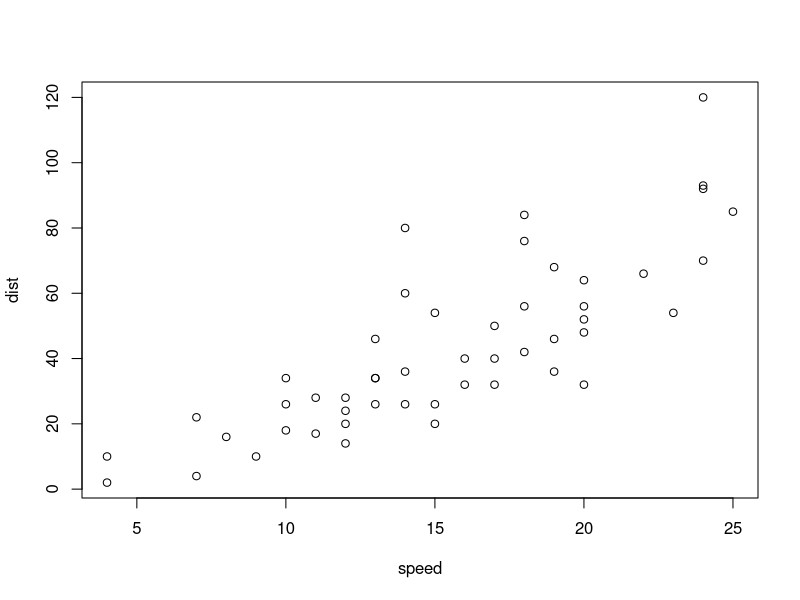
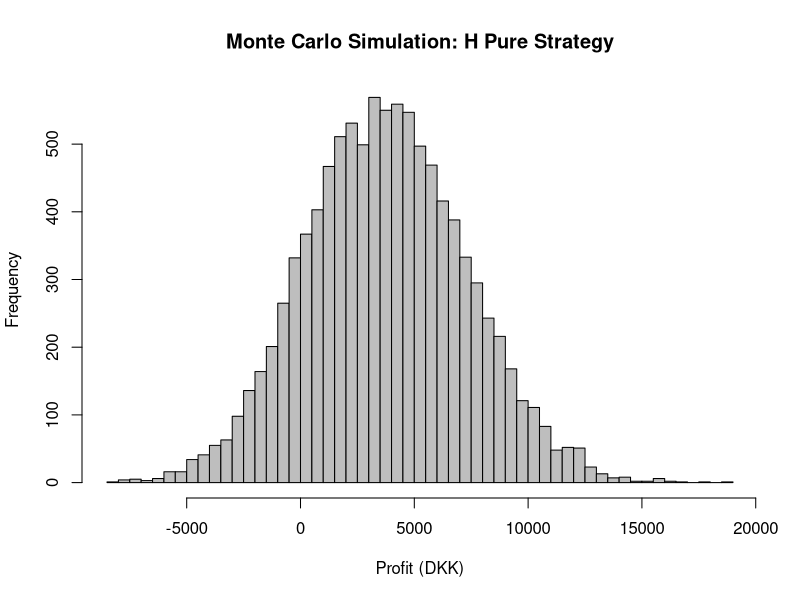
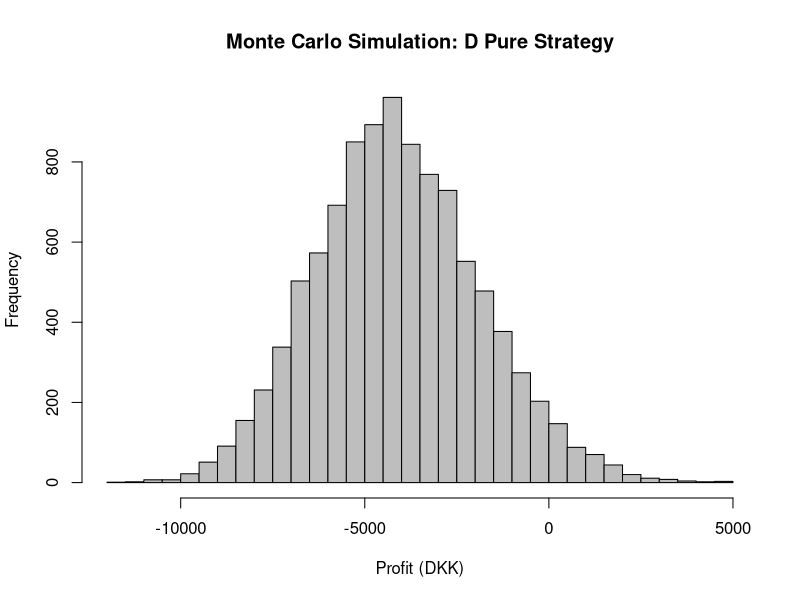
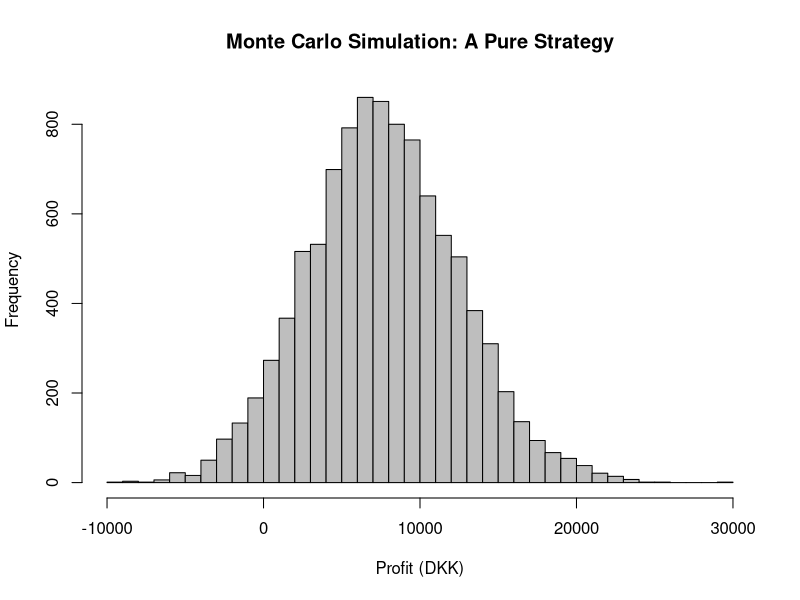
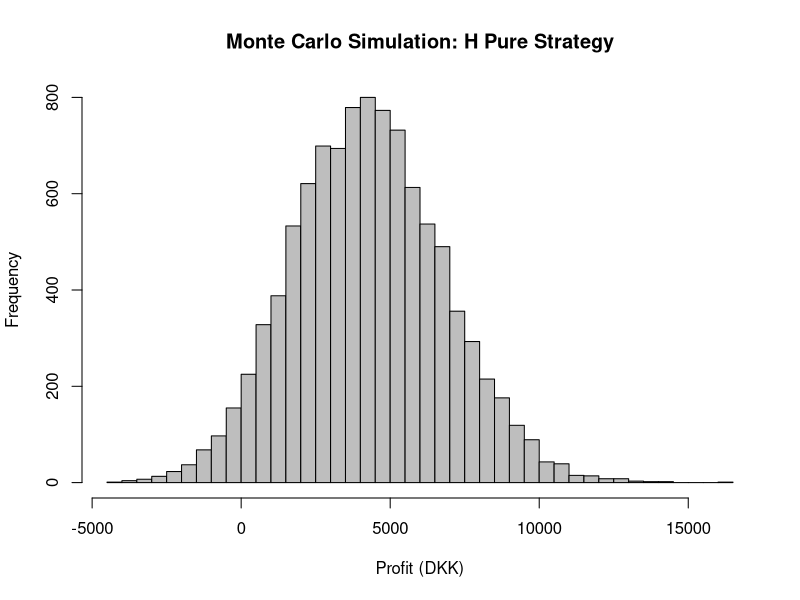
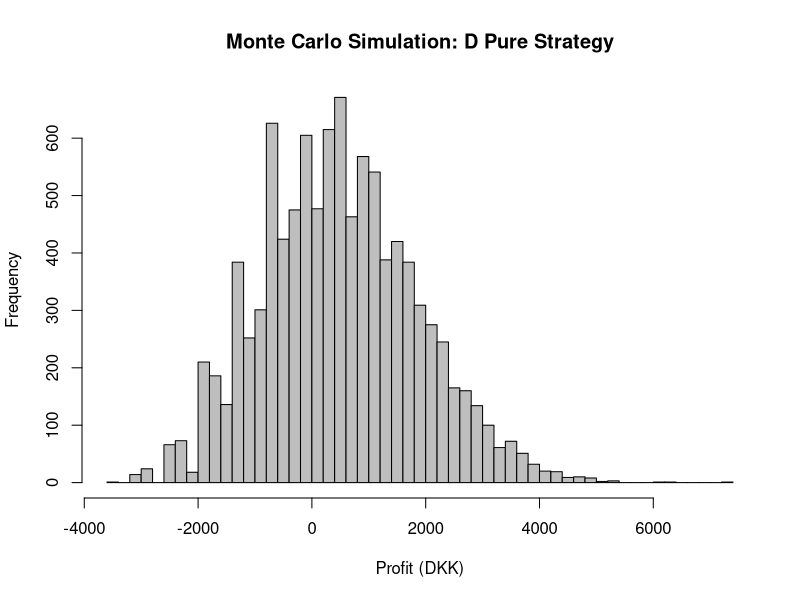
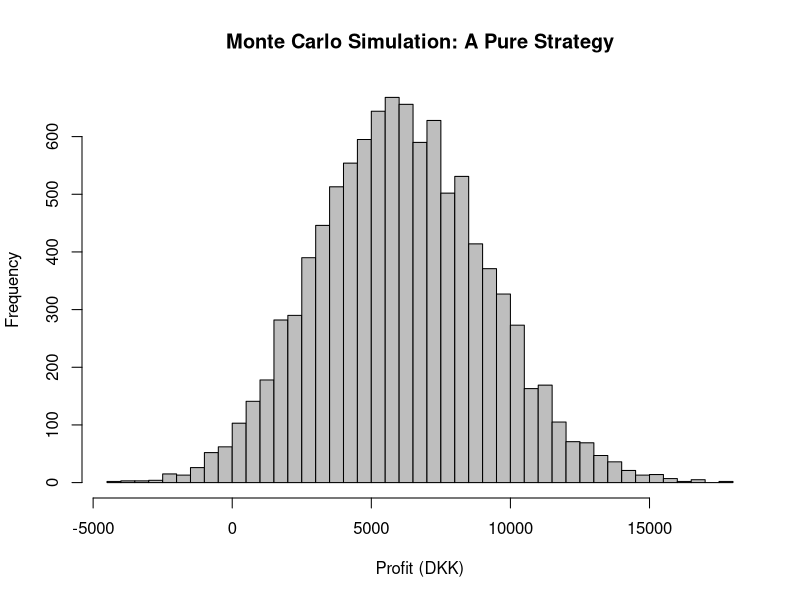
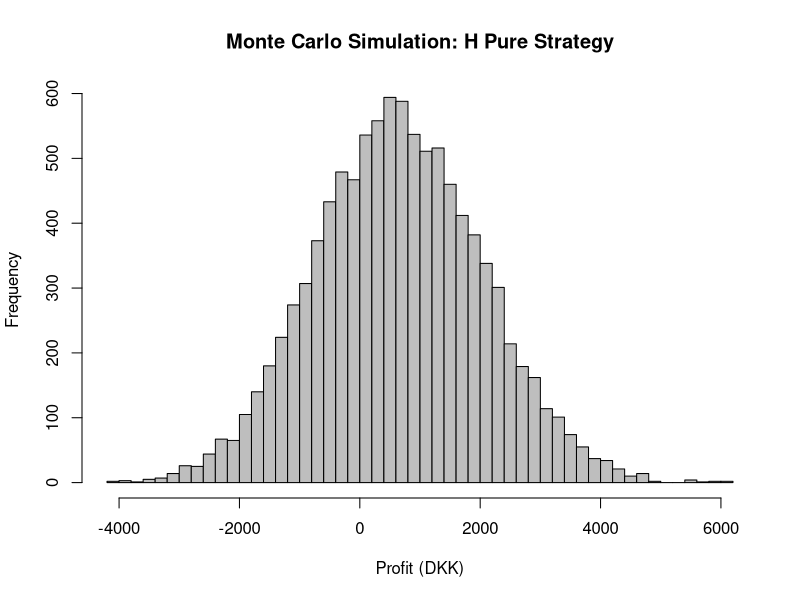

Recreate these plots in R, in order. (Note: a time limit stopped this script after it produced the figures.)
## ---- chunk 1
plot(cars)
## ---- chunk 2
# Indlæs biblioteker
library(boot)
library(tidyverse)
library(readxl)
library(stats)
## ---- chunk 3
#Indlæs alle dataframes
SR <- read_excel("SoftmaxRegressionResultsUnfiltered.xlsx")
KNN <- read_excel("KNNResultsUnfiltered.xlsx")
RF <- read_excel("RandomForestResultsUnfiltered.xlsx")
KNN_RF <- read_excel("KNN_RF_ResultsUnfiltered.xlsx")
CB <- read_excel("CatBoostResultsUnfiltered.xlsx")
LGBM <- read_excel("LightGBMResultsUnfiltered.xlsx")
XGB <- read_excel("XGBoostResultsUnfiltered.xlsx")
GE <- read_excel("GradientEnsembleResultsUnfiltered.xlsx")
NN <- read_excel("NeuralNetworkOutliersResultsUnfiltered.xlsx")
## ---- chunk 4
# Monte Carlo-simulering af pure strategy med korrekt sampling af vindere og tabere
monte_carlo_simulation <- function(df, result_char, pred_col, true_col, diff_col, 
                                   result_col, threshold = 5, bet_amount = 100, 
                                   simulations = 10000) {
  # Filtrer kampene, hvor forskellen overstiger threshold
  df <- df[df[[diff_col]] >= threshold, ]
  
  # Hvis ingen kampe opfylder threshold, afslut
  if (nrow(df) == 0) {
    cat("\nIngen kampe opfylder threshold =", threshold, "\n")
    return(NULL)
  }
  
  # Beregn odds som den inverse af bookmakernes sandsynlighed
  df$odds <- 1 / df[[true_col]]
  
  # Vektor til at gemme profitten fra hver simulation
  profits <- numeric(simulations)
  
  # Monte Carlo-simulering
  for (i in 1:simulations) {
    # Random sampling med tilbagelægning
    sampled_df <- df[sample(nrow(df), replace = TRUE), ]
    
    # Beregn profit for hver kamp
    sampled_df$profit <- ifelse(sampled_df[[result_col]] == result_char, 
                                (sampled_df$odds * bet_amount) - bet_amount, 
                                -bet_amount)
    
    # Summer profitten fra alle kampe i denne simulation
    profits[i] <- sum(sampled_df$profit)
  }
  
  # Plot histogram over profitfordelingen
  hist(profits, breaks = 50, main = paste("Monte Carlo Simulation:", result_char, "Pure Strategy"),
       xlab = "Profit (DKK)", col = "gray", border = "black")
  
  # Output af resultater
  cat("\nResultat:", result_char, "\n")
  cat("Threshold:", threshold, "\n")
  cat("Antal kampe opfylder threshold:", nrow(df), "\n")
  cat("Gennemsnitlig profit pr. simulation:", mean(profits), "DKK\n")
  cat("Median profit pr. simulation:", median(profits), "DKK\n")
  cat("Varians af profit pr. simulation:", var(profits), "DKK²\n")  
  cat("Andel af simulationer med overskud:", mean(profits > 0) * 100, "%\n")
}

# Monte Carlo-simulering af pure strategy med 2 thresholds
monte_carlo_simulation2 <- function(df, result_char, pred_col, true_col, diff_col, 
                                   result_col, lower_threshold = 5, upper_threshold = 20, 
                                   bet_amount = 100, simulations = 10000) {
  # Filtrer kampene, hvor forskellen ligger mellem de to thresholds
  df <- df[df[[diff_col]] >= lower_threshold & df[[diff_col]] <= upper_threshold, ]
  
  # Hvis ingen kampe opfylder thresholds, afslut
  if (nrow(df) == 0) {
    cat("\nIngen kampe opfylder thresholds mellem", lower_threshold, "og", upper_threshold, "\n")
    return(NULL)
  }
  
  # Beregn odds som den inverse af bookmakernes sandsynlighed
  df$odds <- 1 / df[[true_col]]
  
  # Vektor til at gemme profitten fra hver simulation
  profits <- numeric(simulations)
  
  # Monte Carlo-simulering
  for (i in 1:simulations) {
    # Random sampling med tilbagelægning
    sampled_df <- df[sample(nrow(df), replace = TRUE), ]
    
    # Beregn profit for hver kamp
    sampled_df$profit <- ifelse(sampled_df[[result_col]] == result_char, 
                                (sampled_df$odds * bet_amount) - bet_amount, 
                                -bet_amount)
    
    # Summer profitten fra alle kampe i denne simulation
    profits[i] <- sum(sampled_df$profit)
  }
  
  # Plot histogram over profitfordelingen
  hist(profits, breaks = 50, main = paste("Monte Carlo Simulation:", result_char, 
                                           "\nThresholds mellem", lower_threshold, "og", upper_threshold),
       xlab = "Profit (DKK)", col = "gray", border = "black")
  
  # Output af resultater
  cat("\nResultat:", result_char, "\n")
  cat("Thresholds mellem", lower_threshold, "og", upper_threshold, "\n")
  cat("Antal kampe opfylder thresholds:", nrow(df), "\n")
  cat("Gennemsnitlig profit pr. simulation:", mean(profits), "DKK\n")
  cat("Median profit pr. simulation:", median(profits), "DKK\n")
  cat("Varians af profit pr. simulation:", var(profits), "DKK²\n")  
  cat("Andel af simulationer med overskud:", mean(profits > 0) * 100, "%\n")
}

## ---- chunk 5
# 🔥 Hjemmesejr (H)
monte_carlo_simulation(df = NN, result_char = "H", 
                       pred_col = "YpredH", true_col = "YtrueH", 
                       diff_col = "DiffH", result_col = "FTR", 
                       threshold = 0.025, bet_amount = 100, simulations = 10000)
# 🤝 Uafgjort (D)
monte_carlo_simulation(df = NN, result_char = "D", 
                       pred_col = "YpredD", true_col = "YtrueD", 
                       diff_col = "DiffD", result_col = "FTR", 
                       threshold = 0.025, bet_amount = 100, simulations = 10000)
# 🚌 Udebanesejr (A)
monte_carlo_simulation(df = NN, result_char = "A", 
                       pred_col = "YpredA", true_col = "YtrueA", 
                       diff_col = "DiffA", result_col = "FTR", 
                       threshold = 0.025, bet_amount = 100, simulations = 10000)


# 🔥 Hjemmesejr (H)
monte_carlo_simulation(df = NN, result_char = "H", 
                       pred_col = "YpredH", true_col = "YtrueH", 
                       diff_col = "DiffH", result_col = "FTR", 
                       threshold = 0.05, bet_amount = 100, simulations = 10000)
# 🤝 Uafgjort (D)
monte_carlo_simulation(df = NN, result_char = "D", 
                       pred_col = "YpredD", true_col = "YtrueD", 
                       diff_col = "DiffD", result_col = "FTR", 
                       threshold = 0.05, bet_amount = 100, simulations = 10000)
# 🚌 Udebanesejr (A)
monte_carlo_simulation(df = NN, result_char = "A", 
                       pred_col = "YpredA", true_col = "YtrueA", 
                       diff_col = "DiffA", result_col = "FTR", 
                       threshold = 0.05, bet_amount = 100, simulations = 10000)

# 🔥 Hjemmesejr (H)
monte_carlo_simulation(df = NN, result_char = "H", 
                       pred_col = "YpredH", true_col = "YtrueH", 
                       diff_col = "DiffH", result_col = "FTR", 
                       threshold = 0.075, bet_amount = 100, simulations = 10000)
# 🤝 Uafgjort (D)
monte_carlo_simulation(df = NN, result_char = "D", 
                       pred_col = "YpredD", true_col = "YtrueD", 
                       diff_col = "DiffD", result_col = "FTR", 
                       threshold = 0.075, bet_amount = 100, simulations = 10000)
# 🚌 Udebanesejr (A)
monte_carlo_simulation(df = NN, result_char = "A", 
                       pred_col = "YpredA", true_col = "YtrueA", 
                       diff_col = "DiffA", result_col = "FTR", 
                       threshold = 0.075, bet_amount = 100, simulations = 10000)

# 🔥 Hjemmesejr (H)
monte_carlo_simulation(df = NN, result_char = "H", 
                       pred_col = "YpredH", true_col = "YtrueH", 
                       diff_col = "DiffH", result_col = "FTR", 
                       threshold = 0.1, bet_amount = 100, simulations = 10000)
# 🤝 Uafgjort (D)
monte_carlo_simulation(df = NN, result_char = "D", 
                       pred_col = "YpredD", true_col = "YtrueD", 
                       diff_col = "DiffD", result_col = "FTR", 
                       threshold = 0.1, bet_amount = 100, simulations = 10000)
# 🚌 Udebanesejr (A)
monte_carlo_simulation(df = NN, result_char = "A", 
                       pred_col = "YpredA", true_col = "YtrueA", 
                       diff_col = "DiffA", result_col = "FTR", 
                       threshold = 0.1, bet_amount = 100, simulations = 10000)


# 🔥 Hjemmesejr (H) med thresholds 0.05 og 0.07
monte_carlo_simulation2(df = NN, result_char = "H", 
                       pred_col = "YpredH", true_col = "YtrueH", 
                       diff_col = "DiffH", result_col = "FTR", 
                       lower_threshold = 0.05, upper_threshold = 0.07, 
                       bet_amount = 100, simulations = 10000)

## ---- chunk 6
# 🔥 Hjemmesejr (H) med thresholds 0.05 og 0.07
monte_carlo_simulation2(df = NN, result_char = "A", 
                       pred_col = "YpredA", true_col = "YtrueA", 
                       diff_col = "DiffA", result_col = "FTR", 
                       lower_threshold = 0.075, upper_threshold = 0.1, 
                       bet_amount = 100, simulations = 10000)
## ---- chunk 7
# 🔥 Hjemmesejr (H)
monte_carlo_simulation(df = SR, result_char = "H", 
                       pred_col = "YpredH", true_col = "YtrueH", 
                       diff_col = "DiffH", result_col = "FTR", 
                       threshold = 0.025, bet_amount = 100, simulations = 10000)
# 🤝 Uafgjort (D)
monte_carlo_simulation(df = SR, result_char = "D", 
                       pred_col = "YpredD", true_col = "YtrueD", 
                       diff_col = "DiffD", result_col = "FTR", 
                       threshold = 0.025, bet_amount = 100, simulations = 10000)
# 🚌 Udebanesejr (A)
monte_carlo_simulation(df = SR, result_char = "A", 
                       pred_col = "YpredA", true_col = "YtrueA", 
                       diff_col = "DiffA", result_col = "FTR", 
                       threshold = 0.025, bet_amount = 100, simulations = 10000)


# 🔥 Hjemmesejr (H)
monte_carlo_simulation(df = SR, result_char = "H", 
                       pred_col = "YpredH", true_col = "YtrueH", 
                       diff_col = "DiffH", result_col = "FTR", 
                       threshold = 0.05, bet_amount = 100, simulations = 10000)
# 🤝 Uafgjort (D)
monte_carlo_simulation(df = SR, result_char = "D", 
                       pred_col = "YpredD", true_col = "YtrueD", 
                       diff_col = "DiffD", result_col = "FTR", 
                       threshold = 0.05, bet_amount = 100, simulations = 10000)
# 🚌 Udebanesejr (A)
monte_carlo_simulation(df = SR, result_char = "A", 
                       pred_col = "YpredA", true_col = "YtrueA", 
                       diff_col = "DiffA", result_col = "FTR", 
                       threshold = 0.05, bet_amount = 100, simulations = 10000)

# 🔥 Hjemmesejr (H)
monte_carlo_simulation(df = SR, result_char = "H", 
                       pred_col = "YpredH", true_col = "YtrueH", 
                       diff_col = "DiffH", result_col = "FTR", 
                       threshold = 0.075, bet_amount = 100, simulations = 10000)
# 🤝 Uafgjort (D)
monte_carlo_simulation(df = SR, result_char = "D", 
                       pred_col = "YpredD", true_col = "YtrueD", 
                       diff_col = "DiffD", result_col = "FTR", 
                       threshold = 0.075, bet_amount = 100, simulations = 10000)
# 🚌 Udebanesejr (A)
monte_carlo_simulation(df = SR, result_char = "A", 
                       pred_col = "YpredA", true_col = "YtrueA", 
                       diff_col = "DiffA", result_col = "FTR", 
                       threshold = 0.075, bet_amount = 100, simulations = 10000)

# 🔥 Hjemmesejr (H)
monte_carlo_simulation(df = SR, result_char = "H", 
                       pred_col = "YpredH", true_col = "YtrueH", 
                       diff_col = "DiffH", result_col = "FTR", 
                       threshold = 0.1, bet_amount = 100, simulations = 10000)
# 🤝 Uafgjort (D)
monte_carlo_simulation(df = SR, result_char = "D", 
                       pred_col = "YpredD", true_col = "YtrueD", 
                       diff_col = "DiffD", result_col = "FTR", 
                       threshold = 0.1, bet_amount = 100, simulations = 10000)
# 🚌 Udebanesejr (A)
monte_carlo_simulation(df = SR, result_char = "A", 
                       pred_col = "YpredA", true_col = "YtrueA", 
                       diff_col = "DiffA", result_col = "FTR", 
                       threshold = 0.1, bet_amount = 100, simulations = 10000)


# 🔥 Hjemmesejr (H) med thresholds 0.05 og 0.07
monte_carlo_simulation2(df = SR, result_char = "H", 
                       pred_col = "YpredH", true_col = "YtrueH", 
                       diff_col = "DiffH", result_col = "FTR", 
                       lower_threshold = 0.05, upper_threshold = 0.07, 
                       bet_amount = 100, simulations = 10000)
## ---- chunk 8
# 🔥 Hjemmesejr (H)
monte_carlo_simulation(df = KNN, result_char = "H", 
                       pred_col = "YpredH", true_col = "YtrueH", 
                       diff_col = "DiffH", result_col = "FTR", 
                       threshold = 0.025, bet_amount = 100, simulations = 10000)
# 🤝 Uafgjort (D)
monte_carlo_simulation(df = KNN, result_char = "D", 
                       pred_col = "YpredD", true_col = "YtrueD", 
                       diff_col = "DiffD", result_col = "FTR", 
                       threshold = 0.025, bet_amount = 100, simulations = 10000)
# 🚌 Udebanesejr (A)
monte_carlo_simulation(df = KNN, result_char = "A", 
                       pred_col = "YpredA", true_col = "YtrueA", 
                       diff_col = "DiffA", result_col = "FTR", 
                       threshold = 0.025, bet_amount = 100, simulations = 10000)


# 🔥 Hjemmesejr (H)
monte_carlo_simulation(df = KNN, result_char = "H", 
                       pred_col = "YpredH", true_col = "YtrueH", 
                       diff_col = "DiffH", result_col = "FTR", 
                       threshold = 0.05, bet_amount = 100, simulations = 10000)
# 🤝 Uafgjort (D)
monte_carlo_simulation(df = KNN, result_char = "D", 
                       pred_col = "YpredD", true_col = "YtrueD", 
                       diff_col = "DiffD", result_col = "FTR", 
                       threshold = 0.05, bet_amount = 100, simulations = 10000)
# 🚌 Udebanesejr (A)
monte_carlo_simulation(df = KNN, result_char = "A", 
                       pred_col = "YpredA", true_col = "YtrueA", 
                       diff_col = "DiffA", result_col = "FTR", 
                       threshold = 0.05, bet_amount = 100, simulations = 10000)

# 🔥 Hjemmesejr (H)
monte_carlo_simulation(df = KNN, result_char = "H", 
                       pred_col = "YpredH", true_col = "YtrueH", 
                       diff_col = "DiffH", result_col = "FTR", 
                       threshold = 0.075, bet_amount = 100, simulations = 10000)
# 🤝 Uafgjort (D)
monte_carlo_simulation(df = KNN, result_char = "D", 
                       pred_col = "YpredD", true_col = "YtrueD", 
                       diff_col = "DiffD", result_col = "FTR", 
                       threshold = 0.075, bet_amount = 100, simulations = 10000)
# 🚌 Udebanesejr (A)
monte_carlo_simulation(df = KNN, result_char = "A", 
                       pred_col = "YpredA", true_col = "YtrueA", 
                       diff_col = "DiffA", result_col = "FTR", 
                       threshold = 0.075, bet_amount = 100, simulations = 10000)

# 🔥 Hjemmesejr (H)
monte_carlo_simulation(df = KNN, result_char = "H", 
                       pred_col = "YpredH", true_col = "YtrueH", 
                       diff_col = "DiffH", result_col = "FTR", 
                       threshold = 0.1, bet_amount = 100, simulations = 10000)
# 🤝 Uafgjort (D)
monte_carlo_simulation(df = KNN, result_char = "D", 
                       pred_col = "YpredD", true_col = "YtrueD", 
                       diff_col = "DiffD", result_col = "FTR", 
                       threshold = 0.1, bet_amount = 100, simulations = 10000)
# 🚌 Udebanesejr (A)
monte_carlo_simulation(df = KNN, result_char = "A", 
                       pred_col = "YpredA", true_col = "YtrueA", 
                       diff_col = "DiffA", result_col = "FTR", 
                       threshold = 0.1, bet_amount = 100, simulations = 10000)


# 🔥 Hjemmesejr (H) med thresholds 0.05 og 0.07
monte_carlo_simulation2(df = KNN, result_char = "H", 
                       pred_col = "YpredH", true_col = "YtrueH", 
                       diff_col = "DiffH", result_col = "FTR", 
                       lower_threshold = 0.05, upper_threshold = 0.07, 
                       bet_amount = 100, simulations = 10000)
## ---- chunk 9
# 🔥 Hjemmesejr (H)
monte_carlo_simulation(df = RF, result_char = "H", 
                       pred_col = "YpredH", true_col = "YtrueH", 
                       diff_col = "DiffH", result_col = "FTR", 
                       threshold = 0.025, bet_amount = 100, simulations = 10000)
# 🤝 Uafgjort (D)
monte_carlo_simulation(df = RF, result_char = "D", 
                       pred_col = "YpredD", true_col = "YtrueD", 
                       diff_col = "DiffD", result_col = "FTR", 
                       threshold = 0.025, bet_amount = 100, simulations = 10000)
# 🚌 Udebanesejr (A)
monte_carlo_simulation(df = RF, result_char = "A", 
                       pred_col = "YpredA", true_col = "YtrueA", 
                       diff_col = "DiffA", result_col = "FTR", 
                       threshold = 0.025, bet_amount = 100, simulations = 10000)


# 🔥 Hjemmesejr (H)
monte_carlo_simulation(df = RF, result_char = "H", 
                       pred_col = "YpredH", true_col = "YtrueH", 
                       diff_col = "DiffH", result_col = "FTR", 
                       threshold = 0.05, bet_amount = 100, simulations = 10000)
# 🤝 Uafgjort (D)
monte_carlo_simulation(df = RF, result_char = "D", 
                       pred_col = "YpredD", true_col = "YtrueD", 
                       diff_col = "DiffD", result_col = "FTR", 
                       threshold = 0.05, bet_amount = 100, simulations = 10000)
# 🚌 Udebanesejr (A)
monte_carlo_simulation(df = RF, result_char = "A", 
                       pred_col = "YpredA", true_col = "YtrueA", 
                       diff_col = "DiffA", result_col = "FTR", 
                       threshold = 0.05, bet_amount = 100, simulations = 10000)

# 🔥 Hjemmesejr (H)
monte_carlo_simulation(df = RF, result_char = "H", 
                       pred_col = "YpredH", true_col = "YtrueH", 
                       diff_col = "DiffH", result_col = "FTR", 
                       threshold = 0.075, bet_amount = 100, simulations = 10000)
# 🤝 Uafgjort (D)
monte_carlo_simulation(df = RF, result_char = "D", 
                       pred_col = "YpredD", true_col = "YtrueD", 
                       diff_col = "DiffD", result_col = "FTR", 
                       threshold = 0.075, bet_amount = 100, simulations = 10000)
# 🚌 Udebanesejr (A)
monte_carlo_simulation(df = RF, result_char = "A", 
                       pred_col = "YpredA", true_col = "YtrueA", 
                       diff_col = "DiffA", result_col = "FTR", 
                       threshold = 0.075, bet_amount = 100, simulations = 10000)

# 🔥 Hjemmesejr (H)
monte_carlo_simulation(df = RF, result_char = "H", 
                       pred_col = "YpredH", true_col = "YtrueH", 
                       diff_col = "DiffH", result_col = "FTR", 
                       threshold = 0.1, bet_amount = 100, simulations = 10000)
# 🤝 Uafgjort (D)
monte_carlo_simulation(df = RF, result_char = "D", 
                       pred_col = "YpredD", true_col = "YtrueD", 
                       diff_col = "DiffD", result_col = "FTR", 
                       threshold = 0.1, bet_amount = 100, simulations = 10000)
# 🚌 Udebanesejr (A)
monte_carlo_simulation(df = RF, result_char = "A", 
                       pred_col = "YpredA", true_col = "YtrueA", 
                       diff_col = "DiffA", result_col = "FTR", 
                       threshold = 0.1, bet_amount = 100, simulations = 10000)


# 🔥 Hjemmesejr (H) med thresholds 0.05 og 0.07
monte_carlo_simulation2(df = RF, result_char = "H", 
                       pred_col = "YpredH", true_col = "YtrueH", 
                       diff_col = "DiffH", result_col = "FTR", 
                       lower_threshold = 0.05, upper_threshold = 0.07, 
                       bet_amount = 100, simulations = 10000)
## ---- chunk 10
# 🔥 Hjemmesejr (H)
monte_carlo_simulation(df = KNN_RF, result_char = "H", 
                       pred_col = "YpredH", true_col = "YtrueH", 
                       diff_col = "DiffH", result_col = "FTR", 
                       threshold = 0.025, bet_amount = 100, simulations = 10000)
# 🤝 Uafgjort (D)
monte_carlo_simulation(df = KNN_RF, result_char = "D", 
                       pred_col = "YpredD", true_col = "YtrueD", 
                       diff_col = "DiffD", result_col = "FTR", 
                       threshold = 0.025, bet_amount = 100, simulations = 10000)
# 🚌 Udebanesejr (A)
monte_carlo_simulation(df = KNN_RF, result_char = "A", 
                       pred_col = "YpredA", true_col = "YtrueA", 
                       diff_col = "DiffA", result_col = "FTR", 
                       threshold = 0.025, bet_amount = 100, simulations = 10000)


# 🔥 Hjemmesejr (H)
monte_carlo_simulation(df = KNN_RF, result_char = "H", 
                       pred_col = "YpredH", true_col = "YtrueH", 
                       diff_col = "DiffH", result_col = "FTR", 
                       threshold = 0.05, bet_amount = 100, simulations = 10000)
# 🤝 Uafgjort (D)
monte_carlo_simulation(df = KNN_RF, result_char = "D", 
                       pred_col = "YpredD", true_col = "YtrueD", 
                       diff_col = "DiffD", result_col = "FTR", 
                       threshold = 0.05, bet_amount = 100, simulations = 10000)
# 🚌 Udebanesejr (A)
monte_carlo_simulation(df = KNN_RF, result_char = "A", 
                       pred_col = "YpredA", true_col = "YtrueA", 
                       diff_col = "DiffA", result_col = "FTR", 
                       threshold = 0.05, bet_amount = 100, simulations = 10000)

# 🔥 Hjemmesejr (H)
monte_carlo_simulation(df = KNN_RF, result_char = "H", 
                       pred_col = "YpredH", true_col = "YtrueH", 
                       diff_col = "DiffH", result_col = "FTR", 
                       threshold = 0.075, bet_amount = 100, simulations = 10000)
# 🤝 Uafgjort (D)
monte_carlo_simulation(df = KNN_RF, result_char = "D", 
                       pred_col = "YpredD", true_col = "YtrueD", 
                       diff_col = "DiffD", result_col = "FTR", 
                       threshold = 0.075, bet_amount = 100, simulations = 10000)
# 🚌 Udebanesejr (A)
monte_carlo_simulation(df = KNN_RF, result_char = "A", 
                       pred_col = "YpredA", true_col = "YtrueA", 
                       diff_col = "DiffA", result_col = "FTR", 
                       threshold = 0.075, bet_amount = 100, simulations = 10000)

# 🔥 Hjemmesejr (H)
monte_carlo_simulation(df = KNN_RF, result_char = "H", 
                       pred_col = "YpredH", true_col = "YtrueH", 
                       diff_col = "DiffH", result_col = "FTR", 
                       threshold = 0.1, bet_amount = 100, simulations = 10000)
# 🤝 Uafgjort (D)
monte_carlo_simulation(df = KNN_RF, result_char = "D", 
                       pred_col = "YpredD", true_col = "YtrueD", 
                       diff_col = "DiffD", result_col = "FTR", 
                       threshold = 0.1, bet_amount = 100, simulations = 10000)
# 🚌 Udebanesejr (A)
monte_carlo_simulation(df = KNN_RF, result_char = "A", 
                       pred_col = "YpredA", true_col = "YtrueA", 
                       diff_col = "DiffA", result_col = "FTR", 
                       threshold = 0.1, bet_amount = 100, simulations = 10000)


# 🔥 Hjemmesejr (H) med thresholds 0.05 og 0.07
monte_carlo_simulation2(df = KNN_RF, result_char = "H", 
                       pred_col = "YpredH", true_col = "YtrueH", 
                       diff_col = "DiffH", result_col = "FTR", 
                       lower_threshold = 0.05, upper_threshold = 0.07, 
                       bet_amount = 100, simulations = 10000)
## ---- chunk 11
# 🔥 Hjemmesejr (H)
monte_carlo_simulation(df = CB, result_char = "H", 
                       pred_col = "YpredH", true_col = "YtrueH", 
                       diff_col = "DiffH", result_col = "FTR", 
                       threshold = 0.025, bet_amount = 100, simulations = 10000)
# 🤝 Uafgjort (D)
monte_carlo_simulation(df = CB, result_char = "D", 
                       pred_col = "YpredD", true_col = "YtrueD", 
                       diff_col = "DiffD", result_col = "FTR", 
                       threshold = 0.025, bet_amount = 100, simulations = 10000)
# 🚌 Udebanesejr (A)
monte_carlo_simulation(df = CB, result_char = "A", 
                       pred_col = "YpredA", true_col = "YtrueA", 
                       diff_col = "DiffA", result_col = "FTR", 
                       threshold = 0.025, bet_amount = 100, simulations = 10000)


# 🔥 Hjemmesejr (H)
monte_carlo_simulation(df = CB, result_char = "H", 
                       pred_col = "YpredH", true_col = "YtrueH", 
                       diff_col = "DiffH", result_col = "FTR", 
                       threshold = 0.05, bet_amount = 100, simulations = 10000)
# 🤝 Uafgjort (D)
monte_carlo_simulation(df = CB, result_char = "D", 
                       pred_col = "YpredD", true_col = "YtrueD", 
                       diff_col = "DiffD", result_col = "FTR", 
                       threshold = 0.05, bet_amount = 100, simulations = 10000)
# 🚌 Udebanesejr (A)
monte_carlo_simulation(df = CB, result_char = "A", 
                       pred_col = "YpredA", true_col = "YtrueA", 
                       diff_col = "DiffA", result_col = "FTR", 
                       threshold = 0.05, bet_amount = 100, simulations = 10000)

# 🔥 Hjemmesejr (H)
monte_carlo_simulation(df = CB, result_char = "H", 
                       pred_col = "YpredH", true_col = "YtrueH", 
                       diff_col = "DiffH", result_col = "FTR", 
                       threshold = 0.075, bet_amount = 100, simulations = 10000)
# 🤝 Uafgjort (D)
monte_carlo_simulation(df = CB, result_char = "D", 
                       pred_col = "YpredD", true_col = "YtrueD", 
                       diff_col = "DiffD", result_col = "FTR", 
                       threshold = 0.075, bet_amount = 100, simulations = 10000)
# 🚌 Udebanesejr (A)
monte_carlo_simulation(df = CB, result_char = "A", 
                       pred_col = "YpredA", true_col = "YtrueA", 
                       diff_col = "DiffA", result_col = "FTR", 
                       threshold = 0.075, bet_amount = 100, simulations = 10000)

# 🔥 Hjemmesejr (H)
monte_carlo_simulation(df = CB, result_char = "H", 
                       pred_col = "YpredH", true_col = "YtrueH", 
                       diff_col = "DiffH", result_col = "FTR", 
                       threshold = 0.1, bet_amount = 100, simulations = 10000)
# 🤝 Uafgjort (D)
monte_carlo_simulation(df = CB, result_char = "D", 
                       pred_col = "YpredD", true_col = "YtrueD", 
                       diff_col = "DiffD", result_col = "FTR", 
                       threshold = 0.1, bet_amount = 100, simulations = 10000)
# 🚌 Udebanesejr (A)
monte_carlo_simulation(df = CB, result_char = "A", 
                       pred_col = "YpredA", true_col = "YtrueA", 
                       diff_col = "DiffA", result_col = "FTR", 
                       threshold = 0.1, bet_amount = 100, simulations = 10000)


# 🔥 Hjemmesejr (H) med thresholds 0.05 og 0.07
monte_carlo_simulation2(df = CB, result_char = "H", 
                       pred_col = "YpredH", true_col = "YtrueH", 
                       diff_col = "DiffH", result_col = "FTR", 
                       lower_threshold = 0.05, upper_threshold = 0.07, 
                       bet_amount = 100, simulations = 10000)
## ---- chunk 12
# 🔥 Hjemmesejr (H)
monte_carlo_simulation(df = LGBM, result_char = "H", 
                       pred_col = "YpredH", true_col = "YtrueH", 
                       diff_col = "DiffH", result_col = "FTR", 
                       threshold = 0.025, bet_amount = 100, simulations = 10000)
# 🤝 Uafgjort (D)
monte_carlo_simulation(df = LGBM, result_char = "D", 
                       pred_col = "YpredD", true_col = "YtrueD", 
                       diff_col = "DiffD", result_col = "FTR", 
                       threshold = 0.025, bet_amount = 100, simulations = 10000)
# 🚌 Udebanesejr (A)
monte_carlo_simulation(df = LGBM, result_char = "A", 
                       pred_col = "YpredA", true_col = "YtrueA", 
                       diff_col = "DiffA", result_col = "FTR", 
                       threshold = 0.025, bet_amount = 100, simulations = 10000)


# 🔥 Hjemmesejr (H)
monte_carlo_simulation(df = LGBM, result_char = "H", 
                       pred_col = "YpredH", true_col = "YtrueH", 
                       diff_col = "DiffH", result_col = "FTR", 
                       threshold = 0.05, bet_amount = 100, simulations = 10000)
# 🤝 Uafgjort (D)
monte_carlo_simulation(df = LGBM, result_char = "D", 
                       pred_col = "YpredD", true_col = "YtrueD", 
                       diff_col = "DiffD", result_col = "FTR", 
                       threshold = 0.05, bet_amount = 100, simulations = 10000)
# 🚌 Udebanesejr (A)
monte_carlo_simulation(df = LGBM, result_char = "A", 
                       pred_col = "YpredA", true_col = "YtrueA", 
                       diff_col = "DiffA", result_col = "FTR", 
                       threshold = 0.05, bet_amount = 100, simulations = 10000)

# 🔥 Hjemmesejr (H)
monte_carlo_simulation(df = LGBM, result_char = "H", 
                       pred_col = "YpredH", true_col = "YtrueH", 
                       diff_col = "DiffH", result_col = "FTR", 
                       threshold = 0.075, bet_amount = 100, simulations = 10000)
# 🤝 Uafgjort (D)
monte_carlo_simulation(df = LGBM, result_char = "D", 
                       pred_col = "YpredD", true_col = "YtrueD", 
                       diff_col = "DiffD", result_col = "FTR", 
                       threshold = 0.075, bet_amount = 100, simulations = 10000)
# 🚌 Udebanesejr (A)
monte_carlo_simulation(df = LGBM, result_char = "A", 
                       pred_col = "YpredA", true_col = "YtrueA", 
                       diff_col = "DiffA", result_col = "FTR", 
                       threshold = 0.075, bet_amount = 100, simulations = 10000)

# 🔥 Hjemmesejr (H)
monte_carlo_simulation(df = LGBM, result_char = "H", 
                       pred_col = "YpredH", true_col = "YtrueH", 
                       diff_col = "DiffH", result_col = "FTR", 
                       threshold = 0.1, bet_amount = 100, simulations = 10000)
# 🤝 Uafgjort (D)
monte_carlo_simulation(df = LGBM, result_char = "D", 
                       pred_col = "YpredD", true_col = "YtrueD", 
                       diff_col = "DiffD", result_col = "FTR", 
                       threshold = 0.1, bet_amount = 100, simulations = 10000)
# 🚌 Udebanesejr (A)
monte_carlo_simulation(df = LGBM, result_char = "A", 
                       pred_col = "YpredA", true_col = "YtrueA", 
                       diff_col = "DiffA", result_col = "FTR", 
                       threshold = 0.1, bet_amount = 100, simulations = 10000)


# 🔥 Hjemmesejr (H) med thresholds 0.05 og 0.07
monte_carlo_simulation2(df = LGBM, result_char = "H", 
                       pred_col = "YpredH", true_col = "YtrueH", 
                       diff_col = "DiffH", result_col = "FTR", 
                       lower_threshold = 0.05, upper_threshold = 0.07, 
                       bet_amount = 100, simulations = 10000)
## ---- chunk 13
# 🔥 Hjemmesejr (H)
monte_carlo_simulation(df = XGB, result_char = "H", 
                       pred_col = "YpredH", true_col = "YtrueH", 
                       diff_col = "DiffH", result_col = "FTR", 
                       threshold = 0.025, bet_amount = 100, simulations = 10000)
# 🤝 Uafgjort (D)
monte_carlo_simulation(df = XGB, result_char = "D", 
                       pred_col = "YpredD", true_col = "YtrueD", 
                       diff_col = "DiffD", result_col = "FTR", 
                       threshold = 0.025, bet_amount = 100, simulations = 10000)
# 🚌 Udebanesejr (A)
monte_carlo_simulation(df = XGB, result_char = "A", 
                       pred_col = "YpredA", true_col = "YtrueA", 
                       diff_col = "DiffA", result_col = "FTR", 
                       threshold = 0.025, bet_amount = 100, simulations = 10000)


# 🔥 Hjemmesejr (H)
monte_carlo_simulation(df = XGB, result_char = "H", 
                       pred_col = "YpredH", true_col = "YtrueH", 
                       diff_col = "DiffH", result_col = "FTR", 
                       threshold = 0.05, bet_amount = 100, simulations = 10000)
# 🤝 Uafgjort (D)
monte_carlo_simulation(df = XGB, result_char = "D", 
                       pred_col = "YpredD", true_col = "YtrueD", 
                       diff_col = "DiffD", result_col = "FTR", 
                       threshold = 0.05, bet_amount = 100, simulations = 10000)
# 🚌 Udebanesejr (A)
monte_carlo_simulation(df = XGB, result_char = "A", 
                       pred_col = "YpredA", true_col = "YtrueA", 
                       diff_col = "DiffA", result_col = "FTR", 
                       threshold = 0.05, bet_amount = 100, simulations = 10000)

# 🔥 Hjemmesejr (H)
monte_carlo_simulation(df = XGB, result_char = "H", 
                       pred_col = "YpredH", true_col = "YtrueH", 
                       diff_col = "DiffH", result_col = "FTR", 
                       threshold = 0.075, bet_amount = 100, simulations = 10000)
# 🤝 Uafgjort (D)
monte_carlo_simulation(df = XGB, result_char = "D", 
                       pred_col = "YpredD", true_col = "YtrueD", 
                       diff_col = "DiffD", result_col = "FTR", 
                       threshold = 0.075, bet_amount = 100, simulations = 10000)
# 🚌 Udebanesejr (A)
monte_carlo_simulation(df = XGB, result_char = "A", 
                       pred_col = "YpredA", true_col = "YtrueA", 
                       diff_col = "DiffA", result_col = "FTR", 
                       threshold = 0.075, bet_amount = 100, simulations = 10000)

# 🔥 Hjemmesejr (H)
monte_carlo_simulation(df = XGB, result_char = "H", 
                       pred_col = "YpredH", true_col = "YtrueH", 
                       diff_col = "DiffH", result_col = "FTR", 
                       threshold = 0.1, bet_amount = 100, simulations = 10000)
# 🤝 Uafgjort (D)
monte_carlo_simulation(df = XGB, result_char = "D", 
                       pred_col = "YpredD", true_col = "YtrueD", 
                       diff_col = "DiffD", result_col = "FTR", 
                       threshold = 0.1, bet_amount = 100, simulations = 10000)
# 🚌 Udebanesejr (A)
monte_carlo_simulation(df = XGB, result_char = "A", 
                       pred_col = "YpredA", true_col = "YtrueA", 
                       diff_col = "DiffA", result_col = "FTR", 
                       threshold = 0.1, bet_amount = 100, simulations = 10000)


# 🔥 Hjemmesejr (H) med thresholds 0.05 og 0.07
monte_carlo_simulation2(df = XGB, result_char = "H", 
                       pred_col = "YpredH", true_col = "YtrueH", 
                       diff_col = "DiffH", result_col = "FTR", 
                       lower_threshold = 0.05, upper_threshold = 0.07, 
                       bet_amount = 100, simulations = 10000)
## ---- chunk 14
# 🔥 Hjemmesejr (H)
monte_carlo_simulation(df = GE, result_char = "H", 
                       pred_col = "YpredH", true_col = "YtrueH", 
                       diff_col = "DiffH", result_col = "FTR", 
                       threshold = 0.025, bet_amount = 100, simulations = 10000)
# 🤝 Uafgjort (D)
monte_carlo_simulation(df = GE, result_char = "D", 
                       pred_col = "YpredD", true_col = "YtrueD", 
                       diff_col = "DiffD", result_col = "FTR", 
                       threshold = 0.025, bet_amount = 100, simulations = 10000)
# 🚌 Udebanesejr (A)
monte_carlo_simulation(df = GE, result_char = "A", 
                       pred_col = "YpredA", true_col = "YtrueA", 
                       diff_col = "DiffA", result_col = "FTR", 
                       threshold = 0.025, bet_amount = 100, simulations = 10000)


# 🔥 Hjemmesejr (H)
monte_carlo_simulation(df = GE, result_char = "H", 
                       pred_col = "YpredH", true_col = "YtrueH", 
                       diff_col = "DiffH", result_col = "FTR", 
                       threshold = 0.05, bet_amount = 100, simulations = 10000)
# 🤝 Uafgjort (D)
monte_carlo_simulation(df = GE, result_char = "D", 
                       pred_col = "YpredD", true_col = "YtrueD", 
                       diff_col = "DiffD", result_col = "FTR", 
                       threshold = 0.05, bet_amount = 100, simulations = 10000)
# 🚌 Udebanesejr (A)
monte_carlo_simulation(df = GE, result_char = "A", 
                       pred_col = "YpredA", true_col = "YtrueA", 
                       diff_col = "DiffA", result_col = "FTR", 
                       threshold = 0.05, bet_amount = 100, simulations = 10000)

# 🔥 Hjemmesejr (H)
monte_carlo_simulation(df = GE, result_char = "H", 
                       pred_col = "YpredH", true_col = "YtrueH", 
                       diff_col = "DiffH", result_col = "FTR", 
                       threshold = 0.075, bet_amount = 100, simulations = 10000)
# 🤝 Uafgjort (D)
monte_carlo_simulation(df = GE, result_char = "D", 
                       pred_col = "YpredD", true_col = "YtrueD", 
                       diff_col = "DiffD", result_col = "FTR", 
                       threshold = 0.075, bet_amount = 100, simulations = 10000)
# 🚌 Udebanesejr (A)
monte_carlo_simulation(df = GE, result_char = "A", 
                       pred_col = "YpredA", true_col = "YtrueA", 
                       diff_col = "DiffA", result_col = "FTR", 
                       threshold = 0.075, bet_amount = 100, simulations = 10000)

# 🔥 Hjemmesejr (H)
monte_carlo_simulation(df = GE, result_char = "H", 
                       pred_col = "YpredH", true_col = "YtrueH", 
                       diff_col = "DiffH", result_col = "FTR", 
                       threshold = 0.1, bet_amount = 100, simulations = 10000)
# 🤝 Uafgjort (D)
monte_carlo_simulation(df = GE, result_char = "D", 
                       pred_col = "YpredD", true_col = "YtrueD", 
                       diff_col = "DiffD", result_col = "FTR", 
                       threshold = 0.1, bet_amount = 100, simulations = 10000)
# 🚌 Udebanesejr (A)
monte_carlo_simulation(df = GE, result_char = "A", 
                       pred_col = "YpredA", true_col = "YtrueA", 
                       diff_col = "DiffA", result_col = "FTR", 
                       threshold = 0.1, bet_amount = 100, simulations = 10000)


# 🔥 Hjemmesejr (H) med thresholds 0.05 og 0.07
monte_carlo_simulation2(df = GE, result_char = "H", 
                       pred_col = "YpredH", true_col = "YtrueH", 
                       diff_col = "DiffH", result_col = "FTR", 
                       lower_threshold = 0.05, upper_threshold = 0.07, 
                       bet_amount = 100, simulations = 10000)
